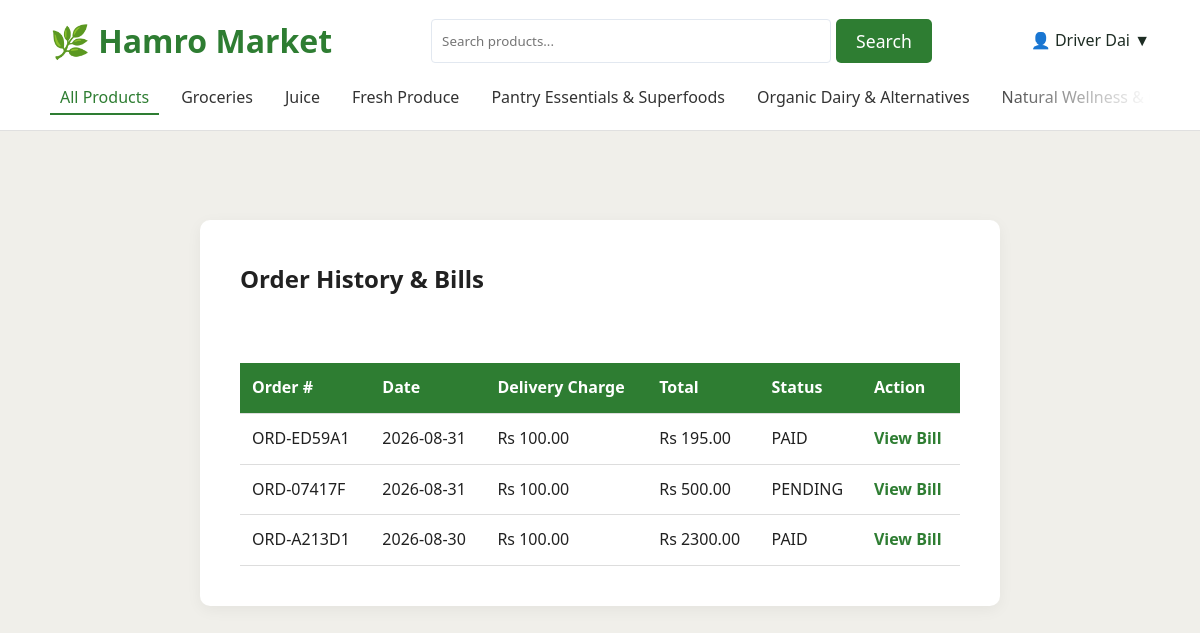
/orders (signed in), run on an earlier commit of the app's database.
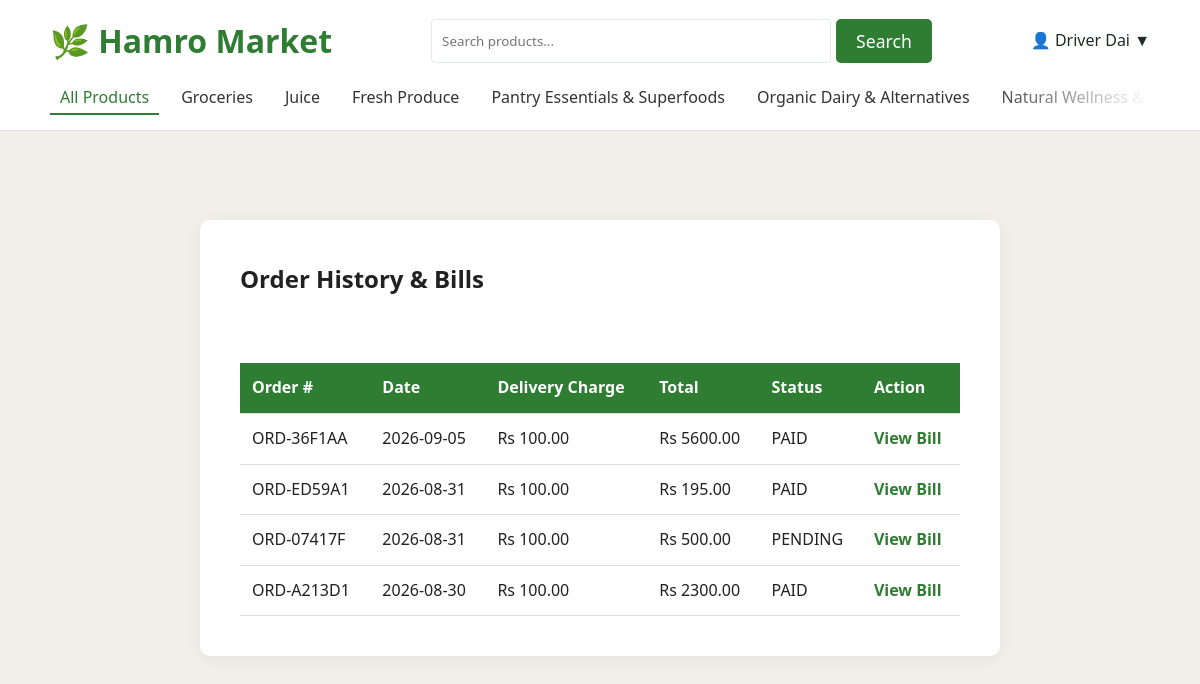
And on a later commit of the database.
### tables this page shows
CREATE TABLE categories (
        id INTEGER PRIMARY KEY AUTOINCREMENT,
        name TEXT NOT NULL UNIQUE,
        slug TEXT NOT NULL UNIQUE
    );

CREATE TABLE orders (
        id INTEGER PRIMARY KEY AUTOINCREMENT,
        customer_id INTEGER,
        order_number TEXT NOT NULL UNIQUE,
        customer_name TEXT NOT NULL,
        email TEXT NOT NULL,
        phone TEXT NOT NULL,
        street_address TEXT NOT NULL,
        city TEXT NOT NULL,
        state TEXT NOT NULL,
        postal_code TEXT NOT NULL,
        delivery_charge REAL NOT NULL DEFAULT 100.0,
        total_amount REAL NOT NULL,
        payment_status TEXT NOT NULL DEFAULT 'PENDING',
        order_status TEXT NOT NULL DEFAULT 'PROCESSING',
        created_at TIMESTAMP DEFAULT CURRENT_TIMESTAMP,
        FOREIGN KEY(customer_id) REFERENCES customers(id)
    );

### app.py (the view)
@app.route('/orders', methods=['GET'])
def customer_orders():
    if 'customer_id' not in session:
        return redirect(url_for('customer_login'))
    db = get_db()
    customer_id = session['customer_id']
    orders = db.execute('SELECT * FROM orders WHERE customer_id = ? ORDER BY created_at DESC', (customer_id,)).fetchall()
    return render_template('orders.html', orders=orders)

### app.py (called while the page is built)
def get_db():
    db = getattr(g, '_database', None)
    if db is None:
        db = g._database = sqlite3.connect(DATABASE)
        db.row_factory = sqlite3.Row
    return db

@app.teardown_appcontext
def close_connection(exception):
    db = getattr(g, '_database', None)
    if db is not None:
        db.close()

@app.context_processor
def inject_categories():
    try:
        db = get_db()
        categories = db.execute('SELECT name, slug FROM categories').fetchall()
    except Exception:
        categories = []
    return dict(nav_categories=categories)

### templates/orders.html (shortened to what this page needs)
<!DOCTYPE html>
<html lang="en">
<head>
    <link rel="stylesheet" href="/static/css/style.css">
</head>
<body>
    {% include '_header.html' %}
    <div class="container profile-container">
        <div class="profile-header">
            <h2>Order History & Bills</h2>
        </div>
        {% if orders %}
        <table>
            <thead>
                <tr>
                    <th>Order #</th>
                    <th>Date</th>
                    <th>Delivery Charge</th>
                    <th>Total</th>
                    <th>Status</th>
                    <th>Action</th>
                </tr>
            </thead>
            <tbody>
                {% for order in orders %}
                <tr>
                    <td>{{ order['order_number'] }}</td>
                    <td>{{ order['created_at'].split(' ')[0] }}</td>
                    <td>Rs {{ "%.2f"|format(order['delivery_charge']) }}</td>
                    <td>Rs {{ "%.2f"|format(order['total_amount']) }}</td>
                    <td>{{ order['payment_status'] }}</td>
                    <td><a href="/invoice/{{ order['order_number'] }}" class="btn-bill" target="_blank">View Bill</a></td>
                </tr>
                {% endfor %}
            </tbody>
        </table>
        {% else %}
        <p>You haven't placed any orders yet.</p>
        {% endif %}
    </div>
</body>
</html>

### templates/_header.html (shortened to what this page needs)
<header>
    <div class="header-top-row">
        <div class="logo">
            <a href="/"><h1>🌿 Hamro Market</h1></a>
        </div>
        <div class="search-wrapper" style="display: flex; gap: 5px; flex: 1; justify-content: center; max-width: 600px; margin: 0 20px;">
            <input type="text" id="search-input" placeholder="Search products..." style="padding: 10px; border: 1px solid #E2E8F0; border-radius: 4px; width: 100%; max-width: 400px;">
            <button id="search-btn" class="btn" style="padding: 10px 20px;">Search</button>
        </div>
        <nav class="user-nav">
            <ul style="display: flex; gap: 20px; align-items: center;">
                {% if 'customer_id' in session %}
                    <li class="dropdown">
                        <a href="#" style="cursor: pointer;">👤 {{ session['customer_name'] }} ▼</a>
                    </li>
                {% else %}
                    <li><a href="/login">Login / Register</a></li>
                {% endif %}
            </ul>
        </nav>
    </div>
    <div class="header-bottom-row">
        <div class="category-scroll-container">
            <button class="filter-btn active" data-category="all">All Products</button>
            {% for category in nav_categories %}
                <button class="filter-btn" data-category="{{ category.slug }}">{{ category.name }}</button>
            {% endfor %}
        </div>
    </div>
</header>

### static/css/style.css (style rules this page uses)
:root { --color-primary: #2E7D32; --color-bg-subtle: #F0EFEA; --color-text-main: #212121; --deep-forest-green: #1E2D24; --leaf-green: #2E7D32; --soft-oatmeal-cream: #F9F7F1; --honey-amber: #E67E22; --base-white: #FFFFFF; --neutral-slate: #E2E8F0; --font-main: 'Segoe UI', Tahoma, Geneva, Verdana, sans-serif; }
* { margin: 0; padding: 0; box-sizing: border-box; font-family: var(--font-main); }
body { background-color: var(--color-bg-subtle); color: var(--color-text-main); line-height: 1.6; padding-top: 180px; }
h1, h2, h3 { margin-bottom: 15px; font-weight: 600; }
a { text-decoration: none; color: var(--deep-forest-green); }
header { background-color: var(--base-white); padding: 15px 50px 0 50px; display: flex; flex-direction: column; align-items: flex-start; border-bottom: 1px solid #E0E0E0; position: fixed; width: 100%; top: 0; z-index: 1000; }
.header-top-row { display: flex; justify-content: space-between; align-items: center; width: 100%; margin-bottom: 15px; }
.header-bottom-row { width: 100%; padding-bottom: 15px; }
.logo h1 { color: var(--leaf-green); margin: 0; }
nav ul { list-style: none; display: flex; gap: 30px; }
nav ul li a { font-weight: 500; transition: color 0.3s; }
.btn { display: inline-block; padding: 12px 30px; background-color: var(--leaf-green); color: var(--base-white); border: none; border-radius: 5px; cursor: pointer; font-size: 1.1rem; transition: background-color 0.3s; }
.container { max-width: 1200px; margin: 40px auto; padding: 0 20px; }
.filter-btn { padding: 5px 10px; background: none; border: none; border-bottom: 2px solid transparent; border-radius: 0; color: #333333; font-weight: 500; cursor: pointer; transition: all 0.3s; font-size: 1rem; }
.filter-btn.active, .filter-btn:hover { color: var(--leaf-green); border-bottom: 2px solid var(--leaf-green); background: none; }
.category-scroll-container { display: flex; flex-direction: row; white-space: nowrap; flex-wrap: nowrap; overflow-x: auto; overflow-y: hidden; -webkit-overflow-scrolling: touch; gap: 12px; padding-right: 40px; mask-image: linear-gradient(to right, black 85%, transparent 100%); -webkit-mask-image: linear-gradient(to right, black 85%, transparent 100%); -ms-overflow-style: none; scrollbar-width: none; }
.dropdown { position: relative; display: inline-block; }

### templates/orders.html (style rules this page uses)
.profile-container { max-width: 800px; margin: 40px auto; background: var(--base-white); padding: 40px; border-radius: 10px; box-shadow: 0 4px 15px rgba(0,0,0,0.05); }
.profile-header { display: flex; justify-content: space-between; align-items: center; border-bottom: 2px solid var(--nature-green); padding-bottom: 20px; margin-bottom: 30px; }
table { width: 100%; border-collapse: collapse; margin-top: 20px; }
th, td { text-align: left; padding: 12px; border-bottom: 1px solid #ddd; }
th { background-color: var(--leaf-green); color: white; }
.btn-bill { color: var(--leaf-green); text-decoration: none; font-weight: bold; }

What changed in the data, as far as the page shows it:
added orders: order_number "ORD-36F1AA", created_at "2026-09-05", delivery_charge "100.00", total_amount "5600.00", payment_status "PAID"
